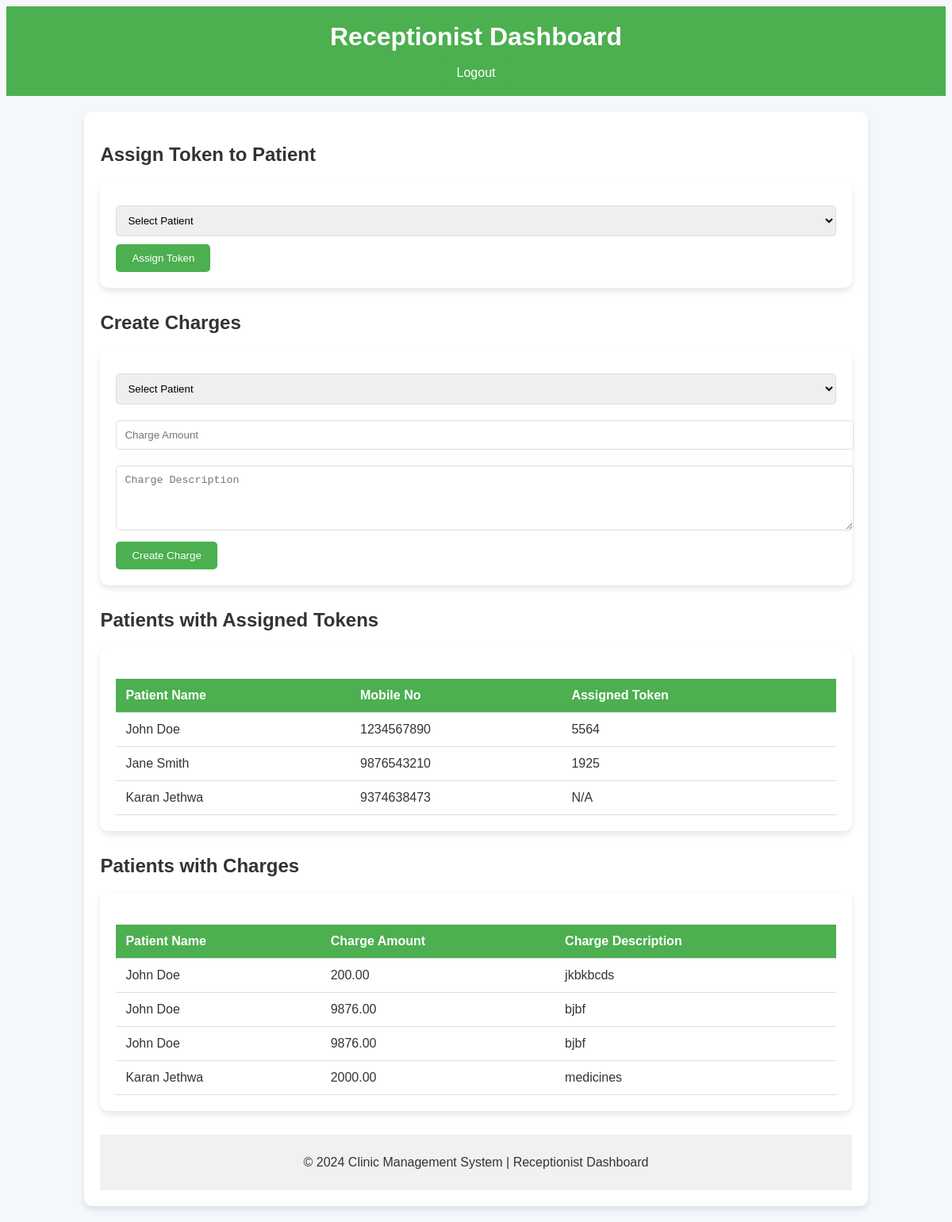
The page /receptionist_dashboard.php (signed in) on the database its author committed.
### tables this page shows
CREATE TABLE `patients` (
  `id` int(11) NOT NULL,
  `name` varchar(255) NOT NULL,
  `age` int(11) NOT NULL,
  `gender` enum('Male','Female','Other') NOT NULL,
  `mobile_no` varchar(10) NOT NULL,
  `email` varchar(255) DEFAULT NULL,
  `prescription` text DEFAULT NULL,
  `created_at` timestamp NOT NULL DEFAULT current_timestamp(),
  `token` int(11) DEFAULT NULL
);

CREATE TABLE `charges` (
  `id` int(11) NOT NULL,
  `patient_id` int(11) NOT NULL,
  `amount` decimal(10,2) NOT NULL,
  `description` text NOT NULL,
  `created_at` timestamp NOT NULL DEFAULT current_timestamp()
);

### receptionist_dashboard.php (the view, shortened to what this page needs)
<?php
$conn = new mysqli('localhost', 'root', '', 'clinic_mgm', 3307);
$sql = "SELECT * FROM patients";
$patients_result = $conn->query($sql);
$charges_sql = "SELECT charges.*, patients.name AS patient_name FROM charges INNER JOIN patients ON charges.patient_id = patients.id";
$charges_result = $conn->query($charges_sql);
?>
<!DOCTYPE html>
<html lang="en">
<head>
</head>
<body>
    <header>
        <h1>Receptionist Dashboard</h1>
        <br><a href="logout.php" class="btn">Logout</a>
    </header>
    <div class="container">
        <h2>Assign Token to Patient</h2>
        <div class="form-container">
            <form method="POST">
                <select name="patient_id" required>
                    <option value="">Select Patient</option>
                </select>
                <button type="submit" name="assign_token" class="btn">Assign Token</button>
            </form>
        </div>
        <h2>Create Charges</h2>
        <div class="form-container">
            <form method="POST">
                <select name="patient_id" required>
                    <option value="">Select Patient</option>
                    <?php
                    $patients_result->data_seek(0);
                    ?>
                </select>
                <input type="number" name="amount" placeholder="Charge Amount" required>
                <textarea name="description" placeholder="Charge Description" rows="4" required></textarea>
                <button type="submit" name="create_charge" class="btn">Create Charge</button>
            </form>
        </div>
        <h2>Patients with Assigned Tokens</h2>
        <div class="form-container">
            <table>
                <thead>
                    <tr>
                        <th>Patient Name</th>
                        <th>Mobile No</th>
                        <th>Assigned Token</th>
                    </tr>
                </thead>
                <tbody>
                    <?php
                    $patients_result->data_seek(0);
                    while ($row = $patients_result->fetch_assoc()):
                    ?>
                        <tr>
                            <td><?= htmlspecialchars($row['name']) ?></td>
                            <td><?= htmlspecialchars($row['mobile_no']) ?></td>
                            <td><?= $row['token'] ? $row['token'] : 'N/A' ?></td>
                        </tr>
                    <?php endwhile; ?>
                </tbody>
            </table>
        </div>
        <h2>Patients with Charges</h2>
        <div class="form-container">
            <table>
                <thead>
                    <tr>
                        <th>Patient Name</th>
                        <th>Charge Amount</th>
                        <th>Charge Description</th>
                    </tr>
                </thead>
                <tbody>
                    <?php
                    $charges_result->data_seek(0);
                    while ($row = $charges_result->fetch_assoc()):
                    ?>
                        <tr>
                            <td><?= htmlspecialchars($row['patient_name']) ?></td>
                            <td><?= htmlspecialchars($row['amount']) ?></td>
                            <td><?= htmlspecialchars($row['description']) ?></td>
                        </tr>
                    <?php endwhile; ?>
                </tbody>
            </table>
        </div>
        <footer>
            <p>&copy; 2024 Clinic Management System | Receptionist Dashboard</p>
        </footer>
    </div>
</body>
</html>

### receptionist_dashboard.php (style rules this page uses)
body { font-family: Arial, sans-serif; background-color: #f4f7fc; color: #333; }
header { background-color: #4CAF50; color: white; text-align: center; padding: 20px; }
.container { width: 80%; margin: 20px auto; padding: 20px; background-color: white; border-radius: 10px; box-shadow: 0 4px 8px rgba(0, 0, 0, 0.1); }
h1 { margin: 0; }
.form-container { margin-bottom: 30px; padding: 20px; background-color: #fff; border-radius: 10px; box-shadow: 0 4px 8px rgba(0, 0, 0, 0.1); }
.form-container input, .form-container select, .form-container textarea { width: 100%; padding: 10px; margin: 10px 0; border-radius: 5px; border: 1px solid #ddd; }
table { width: 100%; border-collapse: collapse; margin-top: 20px; }
table th, table td { padding: 12px; text-align: left; border-bottom: 1px solid #ddd; }
table th { background-color: #4CAF50; color: white; }
.btn { padding: 10px 20px; background-color: #4CAF50; color: white; border: none; border-radius: 5px; cursor: pointer; text-decoration: none; }
footer { text-align: center; margin-top: 30px; background-color: #f1f1f1; padding: 10px; }

### rows shown on the page
patients: name "John Doe", mobile_no "1234567890", token "5564"
patients: name "Jane Smith", mobile_no "9876543210", token "1925"
patients: name "Karan Jethwa", mobile_no "9374638473", shows "N/A"
charges: patient.name "John Doe", amount "200.00", description "jkbkbcds"
charges: patient.name "John Doe", amount "9876.00", description "bjbf"
charges: patient.name "John Doe", amount "9876.00", description "bjbf"
charges: patient.name "Karan Jethwa", amount "2000.00", description "medicines"
